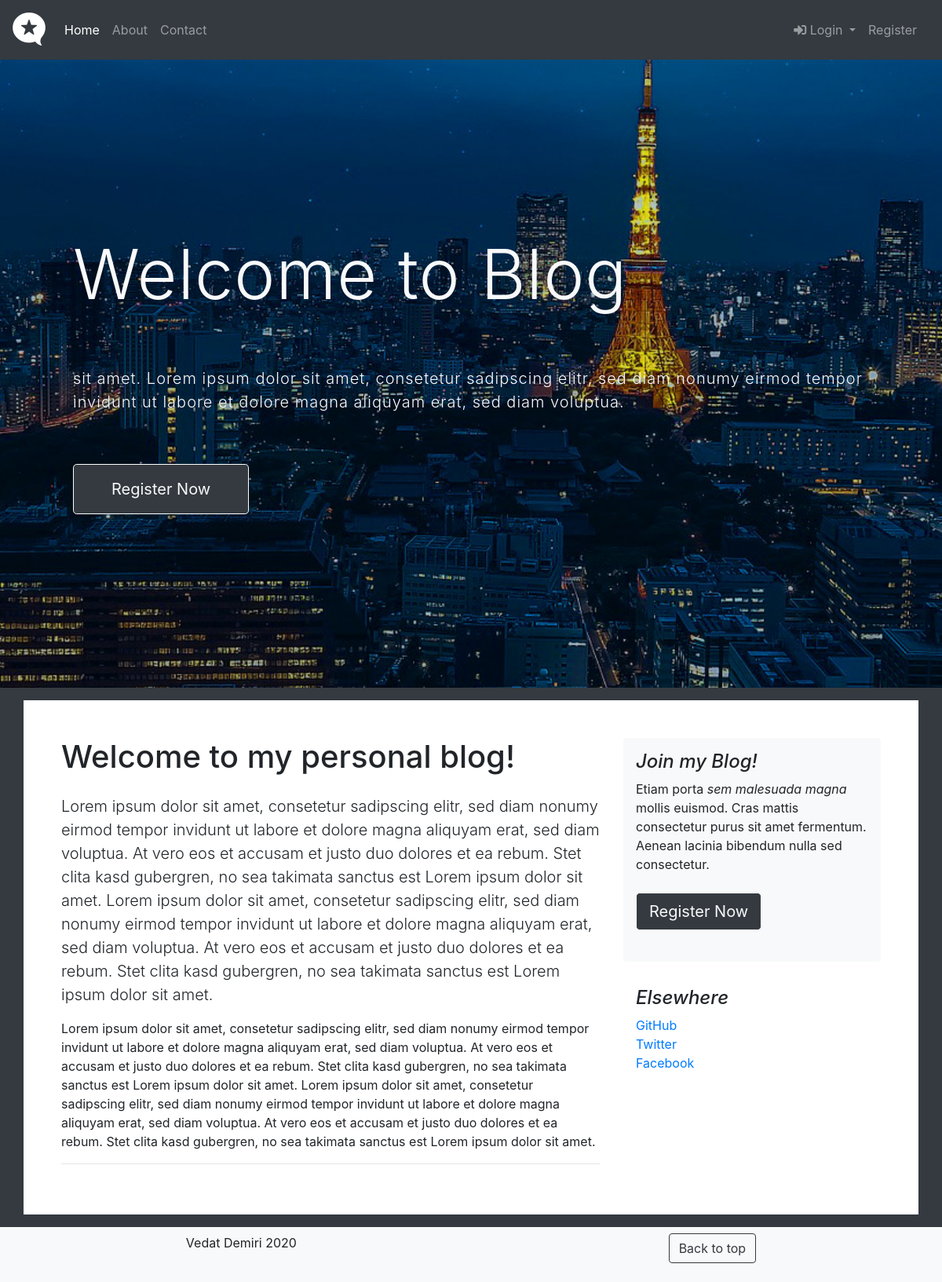
The page / on the database its author committed.
### tables this page shows
CREATE TABLE `pages` (
  `id` int(11) unsigned NOT NULL AUTO_INCREMENT,
  `page` varchar(25) DEFAULT NULL,
  `title` varchar(30) DEFAULT NULL,
  `intro_text` text,
  `content` text,
  `img` text,
  PRIMARY KEY (`id`)
);

### includes/functions/functions.inc.php (called while the page is built, shortened)
<?php
function pageQuery($page, $conn): array
{
    $sqlC = "SELECT * FROM `pages` WHERE `page` = '$page'";
    $result = mysqli_query($conn, $sqlC);
    $contents = mysqli_fetch_all($result, MYSQLI_ASSOC);
    return $contents;
}

### layouts/html/welcome.html.php (the view)
<?php
require_once('includes/functions/functions.inc.php');
$contents = pageQuery('welcome', $conn);
?>
<div class="col-md-8 blog-main">
    <div>
        <h1 class="pb-3"><?= $contents[0]['title'] ?></h1>
        <div class="lead"><?= $contents[0]['intro_text'] ?></div>
        <div><?= $contents[0]['content'] ?></div>
        <hr>
    </div>
</div>

### layouts/header.php
<?php
$contents = pageQuery('header_public', $conn);
?>
<header class="masthead" id="home">
    <div class="container h-100">
        <div class="row h-100 align-items-center px-5">
            <div class="mainText col-12 text-left">
                <h1 class="mb-3 py-5 font-weight-light text-light display-2"><?= $contents[0]['title'] ?></h1>
                <p class="lead text-light"><?= $contents[0]['intro_text'] ?></p>
                <a href="index.php?page=register"><button type="button" class="border border-white text-light btn btn-default btn-lg bg-dark my-5 px-5 py-3">Register Now</button></a>
            </div>
        </div>
    </div>
</header>

### assets/css/style.css (style rules this page uses)
.masthead { height: 100vh; min-height: 500px; background-image: url("../img/skyline.jpg"); background-attachment: fixed; background-position: center; background-repeat: no-repeat; background-size: cover; letter-spacing: 1px; }

### rows shown on the page
pages: title "Welcome to Blog", intro_text "sit amet. Lorem ipsum dolor sit amet, consetetur sadipscing elitr, sed diam nonumy eirmod tempor invidunt ut labore et dolore magna aliquyam erat, sed diam voluptua."
pages: title "Welcome to my personal blog!", intro_text "Lorem ipsum dolor sit amet, consetetur sadipscing elitr, sed diam nonumy eirmod tempor invidunt ut labore et dolore magna aliquyam erat, sed diam voluptua. At vero eos et accusam et justo duo dolores et ea rebum. Stet clita kasd gubergren, no sea takimata sanctus est Lorem ipsum dolor sit amet. Lorem ipsum dolor sit amet, consetetur sadipscing elitr, sed diam nonumy eirmod tempor invidunt ut labore et dolore magna aliquyam erat, sed diam voluptua. At vero eos et accusam et justo duo dolores et ea rebum. Stet clita kasd gubergren, no sea takimata sanctus est Lorem ipsum dolor sit amet.", content "Lorem ipsum dolor sit amet, consetetur sadipscing elitr, sed diam nonumy eirmod tempor invidunt ut labore et dolore magna aliquyam erat, sed diam voluptua. At vero eos et accusam et justo duo dolores et ea rebum. Stet clita kasd gubergren, no sea takimata sanctus est Lorem ipsum dolor sit amet. Lorem ipsum dolor sit amet, consetetur sadipscing elitr, sed diam nonumy eirmod tempor invidunt ut labore et dolore magna aliquyam erat, sed diam voluptua. At vero eos et accusam et justo duo dolores et ea rebum. Stet clita kasd gubergren, no sea takimata sanctus est Lorem ipsum dolor sit amet."

### other values the page prints
$navItem['title'] "Home"
$navItem['title'] "About"
$navItem['title'] "Contact"
